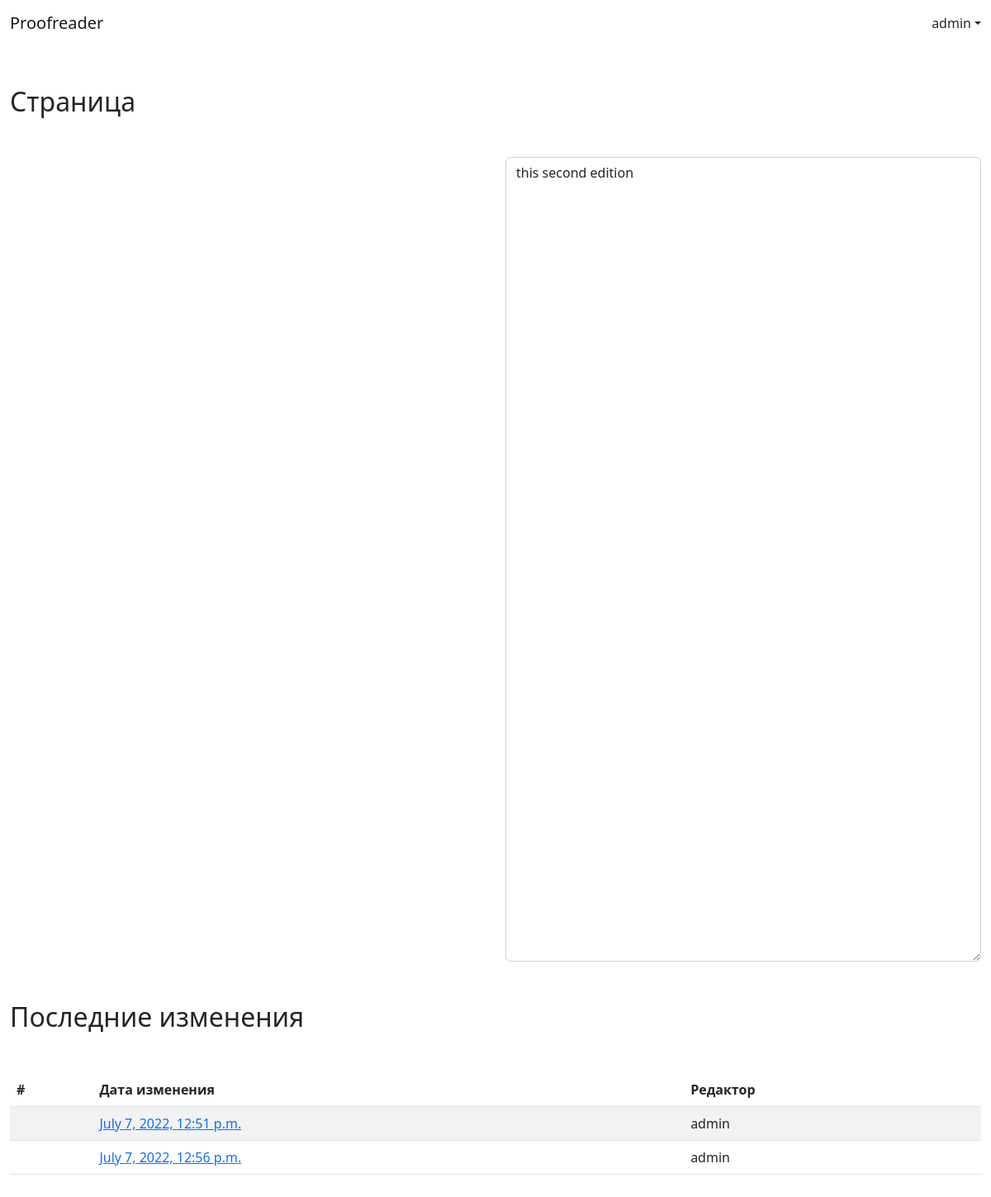
The app's page /book/0424d27c-5441-48b8-ad55-0e94e2f91b28/page/58c380cd-7a5c-4320-a6c7-ccf651d18057 (signed in) with its own data.
### accounts/models.py (models this page shows)
class CustomUser(AbstractUser):
    pass

### books/models.py (models this page shows, shortened)
class PageText(models.Model):
    id = models.UUIDField(primary_key=True, default=uuid.uuid4, editable=False)
    book = models.ForeignKey(Book, on_delete=models.CASCADE)
    page = models.ForeignKey(Page, on_delete=models.PROTECT)
    editor = models.ForeignKey(get_user_model(), on_delete=models.PROTECT)
    text = models.TextField()
    date = models.DateTimeField(auto_now_add=True)

### books/views.py (the view)
class PageView(View):
    def get(self, request, book_id, page_id):
        page = Page.objects.get(id=page_id)
        texts = PageText.objects.filter(page=page_id)
        cur_text = PageText.objects.filter(page=page_id).latest("date")
        context = {
            "page": page,
            "texts": texts,
            "cur_text": cur_text,
        }
        return render(request, "book/page.html", context)

### templates/book/page.html (shortened to what this page needs)
{% extends 'base.html' %}
{% block head %}
    <link rel="stylesheet"
          src="https://cdn.jsdelivr.net/gh/cotton123236/zoomist@latest/dist/zoomist.min.css"/>
{% endblock head %}
{% block content %}
    <div class="container-xxl my-5">
        <h2 class="my-5">Страница</h2>
        <div class="container_fluid">
            <div class="row justify-content-between">
                <div class="col">
                </div>
                <div class="col">
                    <textarea class="form-control" id="exampleFormControlTextarea1" rows="40">{{ cur_text.text }}</textarea>
                </div>
            </div>
        </div>
        <h2 class="my-5">Последние изменения</h2>
        <table class="table my-5 table-striped table-hover">
            <thead>
                <tr>
                    <th scope="col">#</th>
                    <th scope="col">Дата изменения</th>
                    <th scope="col">Редактор</th>
                </tr>
            </thead>
            <tbody>
                {% for text in texts %}
                    <tr>
                        <td></td>
                        <td>
                            <a href="">{{ text.date }}</a>
                        </td>
                        <td>{{ text.editor.username }}</td>
                    </tr>
                {% endfor %}
            </tbody>
        </table>
    </div>
{% endblock content %}

### templates/base.html (shortened to what this page needs)
<!doctype html>
<html lang="en">
    <head>
        <link href="https://cdn.jsdelivr.net/npm/bootstrap@5.2.0-beta1/dist/css/bootstrap.min.css"
              rel="stylesheet"
/>
        <link rel="stylesheet"
              href="https://cdn.jsdelivr.net/npm/bootstrap-icons@1.8.3/font/bootstrap-icons.css"/>
        {% block head %}
        {% endblock head %}
    </head>
    <body>
        <nav class="navbar">
            <div class="container-xxl justify-content-between">
                <a class="navbar-brand" href="{% url "home" %}">Proofreader</a>
                {% if user.is_authenticated %}
                    <div class="nav-item dropdown">
                        <a class="nav-link dropdown-toggle"
                           href="#"
                           role="button"
                           data-bs-toggle="dropdown">{{ user.username }}</a>
                    </div>
                {% endif %}
            </div>
        </nav>
        {% block content %}
        {% endblock content %}
    </body>
</html>

### records on screen
CustomUser: username "admin"
PageText: text "this second edition", date "July 7, 2022, 12:56 p.m.", editor.username "admin"
PageText: date "July 7, 2022, 12:51 p.m.", editor.username "admin"
